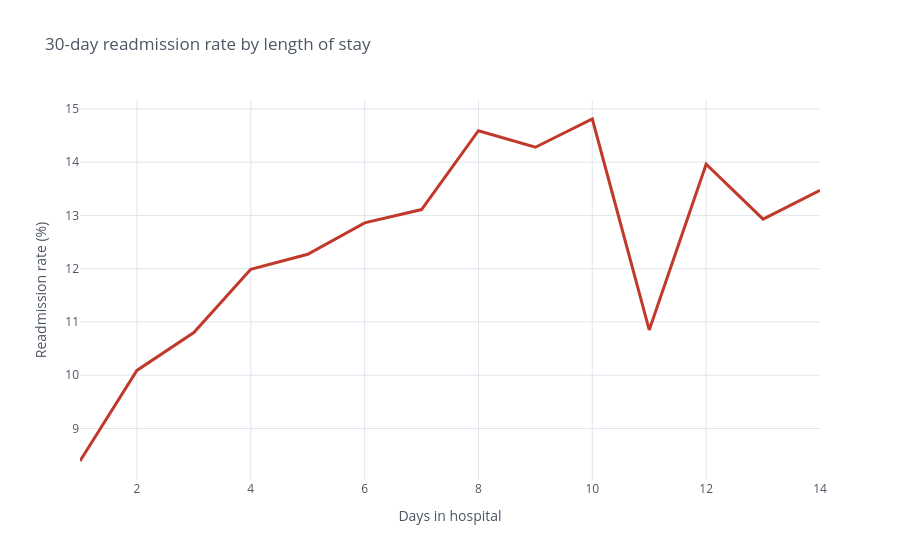

This figure's notebook cell:
### Code cell
stay_rate = readmit_rate(df, "time_in_hospital")

fig = stay_rate["readmit_rate"].iplot(kind="line", asFigure=True, colors=[RED], width=3,
                                      title="30-day readmission rate by length of stay",
                                      xTitle="Days in hospital", yTitle="Readmission rate (%)")
fig.show()

### Figure 1 — Plotly figure (JSON) as saved in the notebook; plotly's stock layout.template omitted (floating-point values rounded to 4 significant figures)
{"data": [{"line": {"color": "rgba(192, 57, 43, 1.0)", "dash": "solid", "shape": "linear", "width": 3}, "mode": "lines", "name": "readmit_rate", "text": "", "type": "scatter", "x": [1, 2, 3, 4, 5, 6, 7, 8, 9, 10, 11, 12, 13, 14], "y": [8.39, 10.09, 10.8, 11.99, 12.27, 12.86, 13.11, 14.59, 14.28, 14.81, 10.85, 13.96, 12.93, 13.47]}], "layout": {"legend": {"bgcolor": "#FFFFFF", "font": {"color": "#4D5663"}}, "paper_bgcolor": "#FFFFFF", "plot_bgcolor": "#FFFFFF", "title": {"font": {"color": "#4D5663"}, "text": "30-day readmission rate by length of stay"}, "xaxis": {"gridcolor": "#E1E5ED", "showgrid": true, "tickfont": {"color": "#4D5663"}, "title": {"font": {"color": "#4D5663"}, "text": "Days in hospital"}, "zerolinecolor": "#E1E5ED"}, "yaxis": {"gridcolor": "#E1E5ED", "showgrid": true, "tickfont": {"color": "#4D5663"}, "title": {"font": {"color": "#4D5663"}, "text": "Readmission rate (%)"}, "zerolinecolor": "#E1E5ED"}}}
